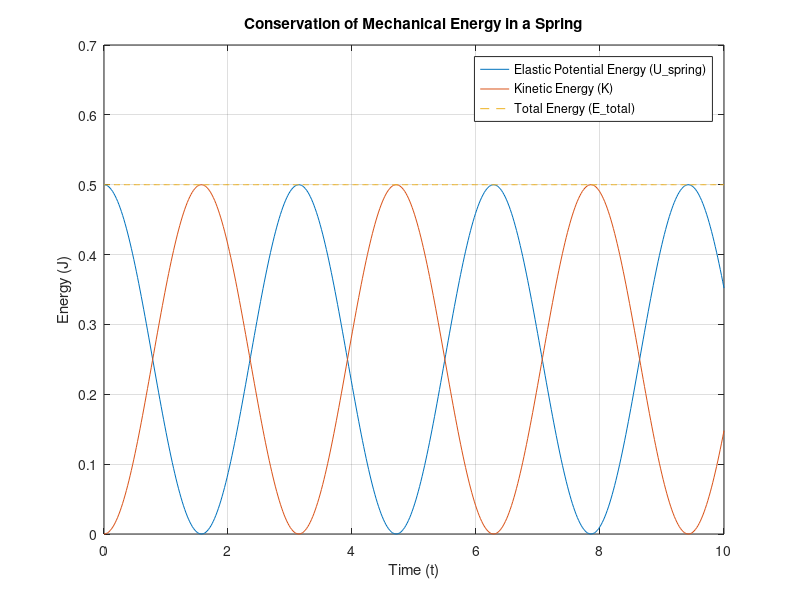

MATLAB code for this plot:
% Spring constant and mass
k = 1;  % Spring constant
m = 1;  % Mass
A = 1;  % Amplitude

% Time range
t = linspace(0, 10, 500);

% Displacement equation (Simple Harmonic Motion)
x = A * cos(sqrt(k/m) * t);

% Velocity equation
v = -A * sqrt(k/m) * sin(sqrt(k/m) * t);

% Elastic Potential Energy
U_spring = 0.5 * k * x.^2;

% Kinetic Energy
K = 0.5 * m * v.^2;

% Total Mechanical Energy
E_total = U_spring + K;

% Plotting
figure('Position', [100, 100, 1000, 600]);
plot(t, U_spring, 'DisplayName', 'Elastic Potential Energy (U\_spring)');
hold on;
plot(t, K, 'DisplayName', 'Kinetic Energy (K)');
plot(t, E_total, 'DisplayName', 'Total Energy (E\_total)', 'LineStyle', '--');

xlabel('Time (t)');
ylabel('Energy (J)');
title('Conservation of Mechanical Energy in a Spring');
legend();
grid on;
hold off;